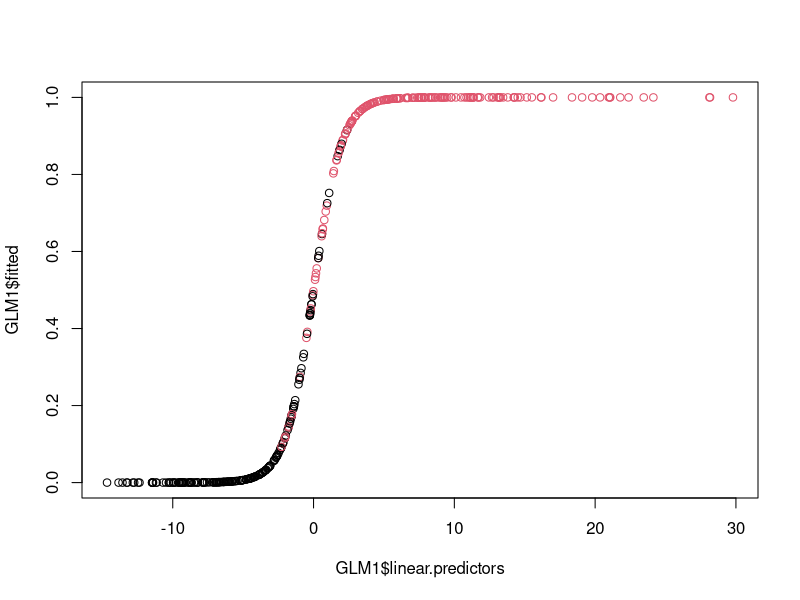
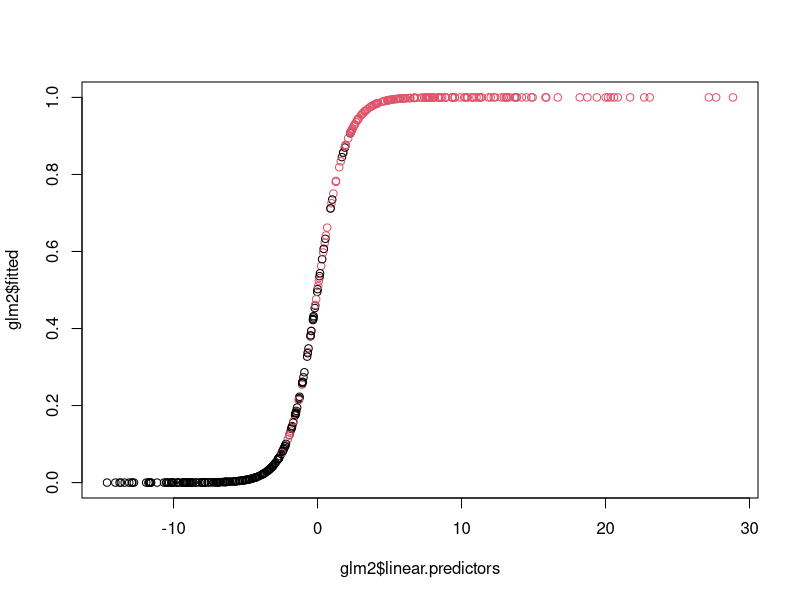
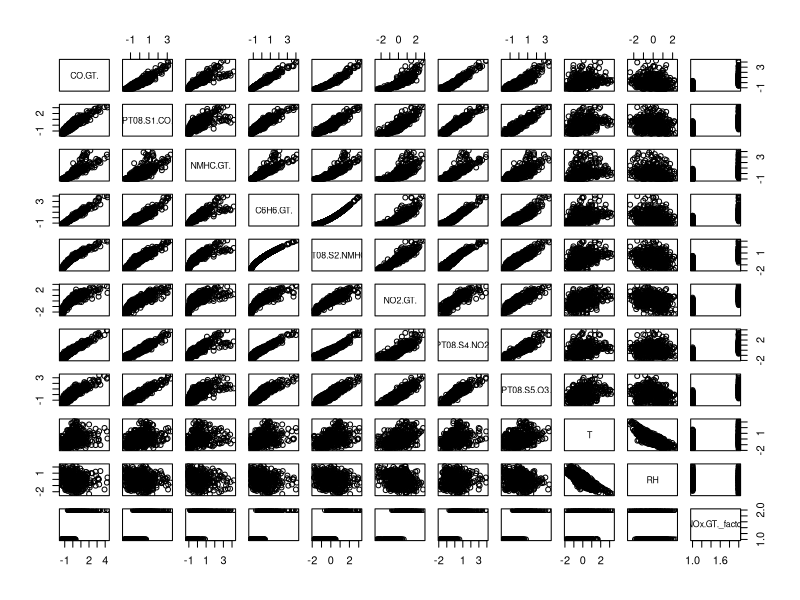

Reproduce these figures in R, in order. (Note: this script raises an error after producing the figures.)
# This is a test to check if binary classification is possible for pollution 
# dataset using electronic sensor heads.

# Classifying absolute humidity is not very interesting, yet it's the variable that we chose in project 1 and for now we will stick to it.

# Multi-colinearity issues may arise due to highly correlated variables.
# Eliminating some variables will weaken our classification study.
# Professor said that we do a logistic reg using PCs.

# Other possible binary variables to create:
# One might consider predicting whether it's a rush hour or not.
# One might also Predict absence or presence of a certain chemical compound in the air due to sensor responses
rm(list=ls())
################################################################################

# Standardize dataframe function

standardizeDF <- function(x) {
  
  new_columns = c()
  
  for (name in names(x)) {
    new_col = (x[name]-mean(as.matrix(x[name])))/sd(as.matrix(x[name]))
    new_columns = append(new_columns, new_col, after=length(new_columns))
  }
  
  return(data.frame(new_columns))
}

################################################################################

air_quality_data = read.csv('Data/cleanAirQuality.csv', sep=";", 
                            header=TRUE, stringsAsFactors=TRUE)
air_quality_data$NOx.GT.<- air_quality_data$NOx.GT.>=130

NOx.GT._factor <- as.factor(air_quality_data[['NOx.GT.']])

# date_filter = subset (air_quality_data, select = c(Date))

air_quality_data = subset (air_quality_data, select = c(-NOx.GT., -Date, -Time, -PT08.S3.NOx., -AH_bin))
air_quality_data = standardizeDF(air_quality_data)

air_quality_data = append(air_quality_data, data.frame(NOx.GT._factor), after = length(air_quality_data))

air_quality_data = data.frame(air_quality_data)

summary(air_quality_data)

# We first try the logistic regression framework and fit using all the data

# We first try the logistic regression framework.
# We split the data into 80/20 ratio.

# AH_bin = as.factor(AH_bin)
set.seed(2)
sample <- sample(c(TRUE, FALSE), dim(air_quality_data)[1], replace=TRUE, prob=c(0.8,0.2))
train  <- air_quality_data[sample, ]
test   <- air_quality_data[!sample, ]

GLM1 <- glm(formula = NOx.GT._factor ~ .,data = train, family=binomial(logit))
summary(GLM1)
ppv=1-pchisq(542.192-126.95, df=391-381)
ppv

glm0 <- glm(NOx.GT._factor ~ 1, data = train,family=binomial(link="logit"))
anova(glm0, GLM1, test="Chisq")

plot(GLM1$linear.predictors, GLM1$fitted, col = as.numeric(train[['NOx.GT._factor']]))
Classif1 <- GLM1$fitted.values >= 0.5
(tab1 <- table(train[['NOx.GT._factor']], Classif1))
round((tab1[2,1]+tab1[1,2])/sum(tab1) * 100, 2)
library(MASS)
stepAIC(GLM1, direction="backward")

glm2 <- glm(NOx.GT._factor ~ CO.GT. +PT08.S1.CO.+NMHC.GT.
            +NO2.GT.+PT08.S4.NO2.+PT08.S5.O3., data = train,family=binomial(link="logit"))
# glm2 <- glm(AH_bin_factor ~ PT08.S1.CO. + NMHC.GT. +PT08.S2.NMHC.+NOx.GT.
#             +PT08.S3.NOx.+PT08.S4.NO2.+T+RH, data = train,family=binomial(link="logit"))
summary(glm2)

Classif2 <- glm2$fitted.values >= 0.5
(tab2 <- table(train[['NOx.GT._factor']], Classif2))
round((tab2[2,1]+tab2[1,2])/sum(tab2) * 100, 2)

plot(glm2$linear.predictors, glm2$fitted, col = as.numeric(train[['NOx.GT._factor']]))
pairs(air_quality_data)

fitProb <- linearPredict <- NULL
for(i in 1:dim(test)[1])
{
  ind_i <- c(1, test$CO.GT.[i], test$PT08.S1.CO.[i],test$NMHC.GT.[i],
             test$NO2.GT.[i], test$PT08.S4.NO2.[i], test$PT08.S5.O3.[i])
  # ind_i <- c(1, test$PT08.S1.CO.[i], test$NMHC.GT.[i], test$PT08.S2.NMHC.[i],
  #            test$NOx.GT.[i], test$PT08.S3.NOx.[i], test$PT08.S4.NO2.[i], 
  #            test$T[i], test$RH[i])
  linearPredict[i] <- ind_i %*% glm2$coefficients
  fitProb[i] <- exp(linearPredict[i]) / (1+exp(linearPredict[i]))
}
Classico <- fitProb >= 0.5
(tabos <- table(test$NOx.GT._factor, Classico))
round((tabos[2,1]+tabos[1,2])/sum(tabos) * 100, 2)

library(car)
vif(glm2)

# 2. Further analysis (PCA) ----

dataPCA <- train[,-c(1, 2, 3, 12)]
# dataPCA <- train[,-c(1, 4, 8, 10, 13)]

res <- princomp(dataPCA, cor=TRUE)
summary(res)
plot(res,type="b")

mod2 <- glm(train$AH_bin_factor ~ res$scores[,1] + res$scores[,2] + res$scores[,3] +
              res$scores[,4] + res$scores[,5],family=binomial(logit))
summary(mod2)
#In order to simplify the model, different procedures are possible
#As illustration, two-way the automatic selection procedure  based on the AIC is used:
modPCA <- stepAIC(mod2, direction="both")

# And the 1st,2nd, 3rd, 4th and 5th PCs are kept in the final model.

#plot(obesity, modPCA$fitted, ylim=c(0,1), ylab="Fitted values")
#plot(sbp, modPCA$fitted, ylim=c(0,1), ylab="Fitted values")

#These plots show no clear patterns; this means that the probability of success
# does not increase/decrease with these two variables

mod3 <- glm(train$AH_bin_factor ~ res$scores[,1] +
              res$scores[,4] + res$scores[,5],family=binomial(logit))
summary(mod3)

plot(mod3$linear.predictors, mod3$fitted, col = as.numeric(train[['AH_bin_factor']]))

fitProb2 <- linearPredict2 <- NULL
for(i in 1:dim(test)[1]){ 
  # transform test into PCA
  ind_i <- c(test$C6H6.GT.[i], test$PT08.S2.NMHC.[i],
             test$NOx.GT.[i], test$PT08.S3.NOx.[i],test$NO2.GT.[i], test$PT08.S4.NO2.[i],test$PT08.S5.O3.[i],
             test$T[i])
  tranformed_i = append(1,ind_i %*% res$loadings[,c(1,4,5)])
  linearPredict2[i] <- tranformed_i %*% mod3$coefficients
  fitProb2[i] <- exp(linearPredict2[i]) / (1+exp(linearPredict2[i]))
}
Classico <- fitProb2 >= 0.5
(tabos <- table(test$AH_bin_factor, Classico))
round((tabos[2,1]+tabos[1,2])/sum(tabos) * 100, 2)
